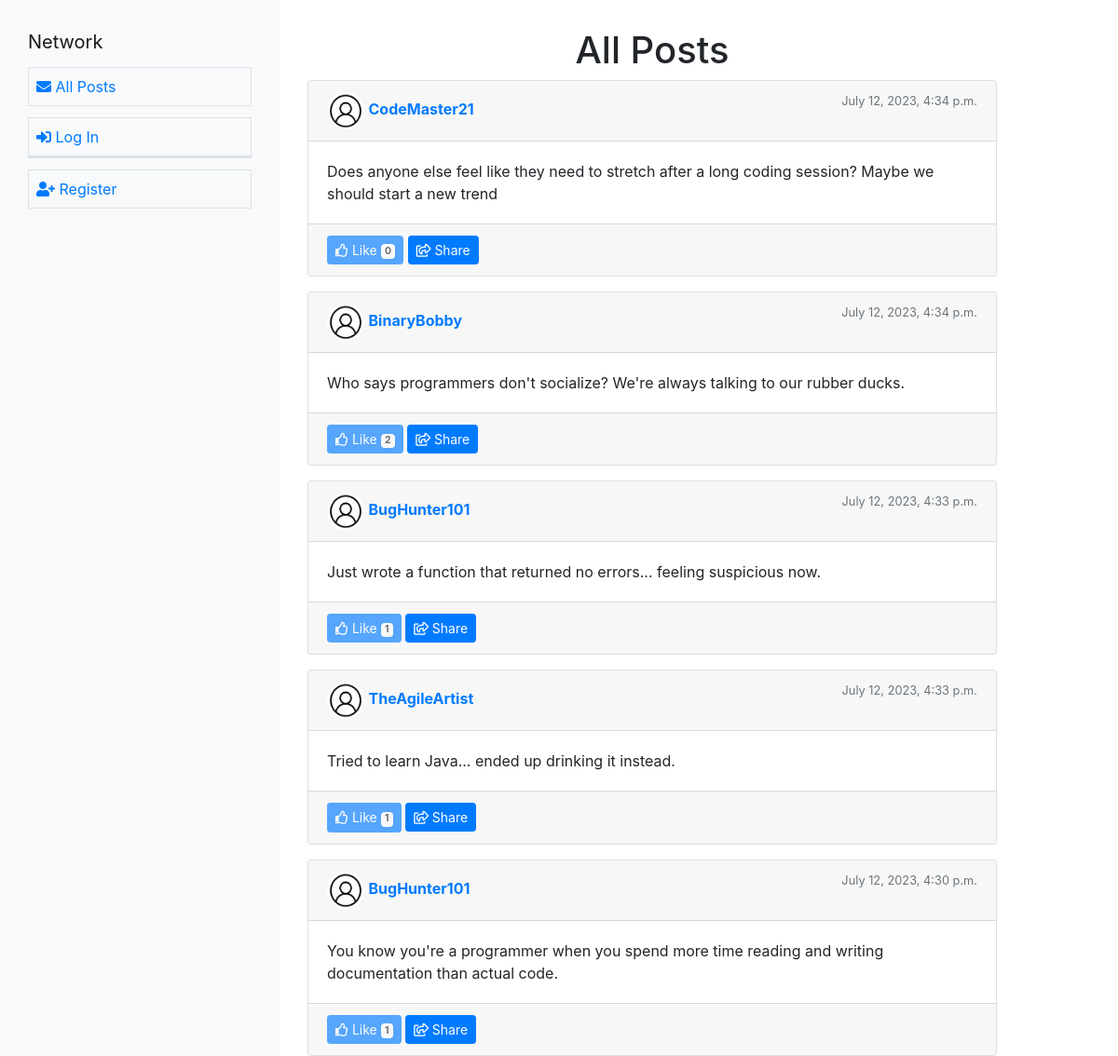
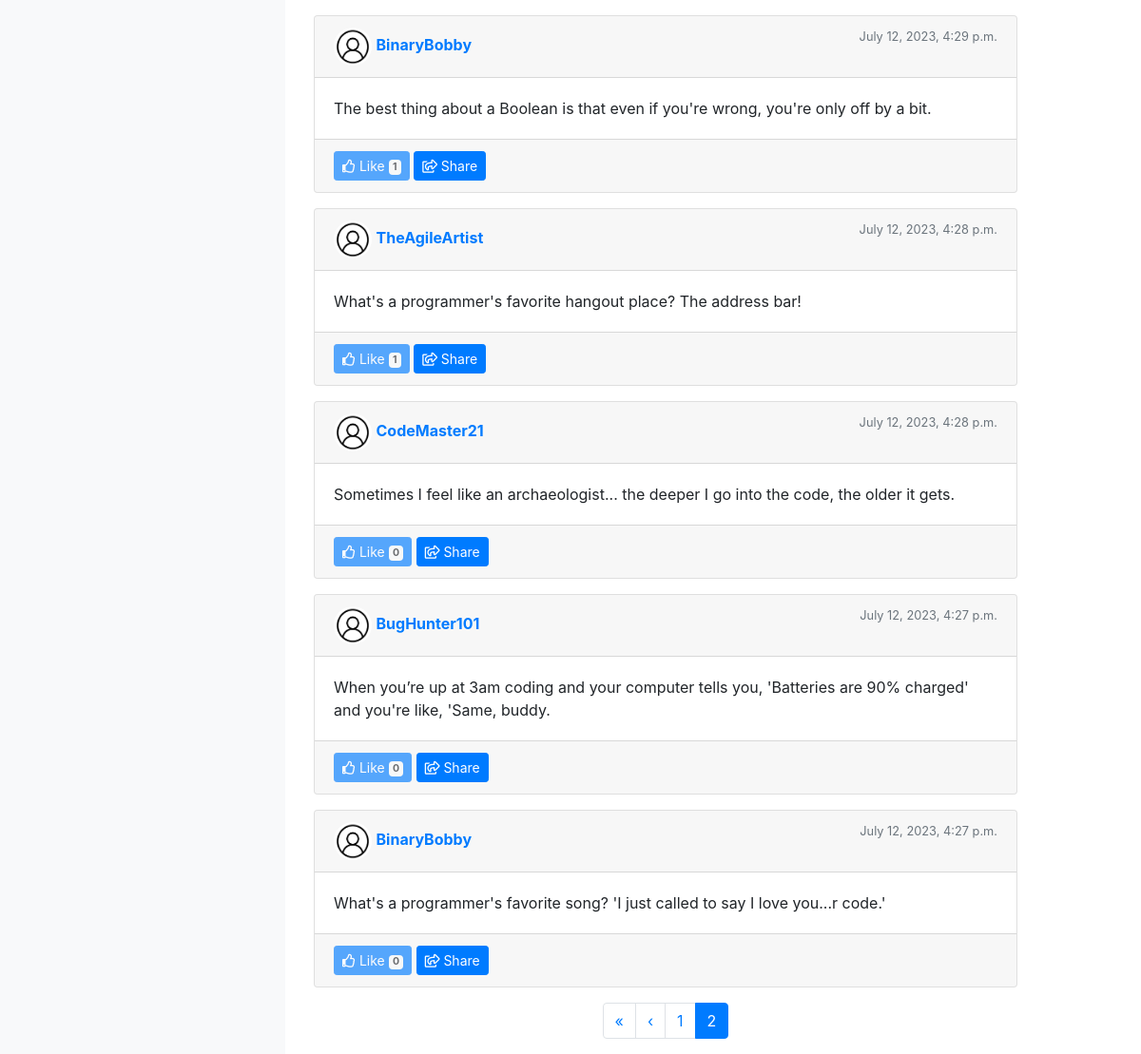
Screenshot of /?page=2 with the database file from the repository (2 pictures, top to bottom).
### network/models.py (models this page shows, shortened)
class Post(models.Model):
    user = models.ForeignKey(User, on_delete=models.CASCADE)
    content = models.TextField()
    like_count = models.PositiveIntegerField(default=0)
    date = models.DateTimeField(auto_now_add=True)

class User(AbstractUser):
    pass

### network/views.py (the view)
# urls.py: path("", views.index, name="index"),
def index(request):
    posts = Post.objects.all().order_by('-date')
    for p in posts:
        if request.user.is_authenticated:
            p.is_liked = Like.objects.filter(liked_post=p, user=request.user).exists()
        else:
            p.is_liked = False
    posts_per_page = 10
    paginator = Paginator(posts, posts_per_page)
    page_number = request.GET.get('page')  # Get the current page number from the request's query parameters
    page_obj = paginator.get_page(page_number)  # Get the Page object for the current page number
    context = {'page_obj': page_obj}
    return render(request, "network/index.html", context)

### network/templates/network/index.html (shortened to what this page needs)
{% extends "network/layout.html" %}
{% block body %}
<div class="container main">
  <h1 class="text-center">All Posts</h1>
  <div class="row">
    {% for post in page_obj%}
    <div class="col-12 mb-3">
      <div class="card">
        <div class="card-header d-flex justify-content-between">
          <a href="{% url 'profile' post.user.username %}">
            <div>
              <img
                alt="Profile Picture" class="rounded-circle" style="width: 40px; height: 40px;">
              <strong>{{post.user}}</strong>
            </div>
          </a>
          <small class="text-muted">{{ post.date }}</small>
        </div>
        <div class="card-body" id="body_{{post.id}}">
          <p class="card-text">{{post.content}}</p>
        </div>
        <div class="card-footer">
          {% if user.is_authenticated%}
          <button type="button" id="likeButton_{{post.pk}}" class="btn btn-primary btn-sm like_btn"
            data-postid="{{post.pk}}" data-likecount="{{post.like_count}}">
            <i class="far fa-thumbs-up"></i> {% if post.is_liked%} Unlike {% else %} Like{% endif %}
            <span class="badge badge-light">{{post.like_count}}</span>
          </button>
          {% else %}
          <button type="button" id="likeButton_{{post.pk}}" class="btn btn-primary btn-sm like_btn disabled" disabled
            data-postid="{{post.pk}}" data-likecount="{{post.like_count}}">
            <i class="far fa-thumbs-up"></i> {% if post.is_liked%} Unlike {% else %} Like{% endif %}
            <span class="badge badge-light">{{post.like_count}}</span>
          </button>
          {% endif %}
          <button type="button" class="btn btn-primary btn-sm"><i class="far fa-share-square"></i> Share</button>
        </div>
      </div>
    </div>
    {% endfor %}
    <div class="pagination-container">
      <nav aria-label="Page navigation example">
        <ul class="pagination">
          {% if page_obj.has_previous %}
          <li class="page-item">
            <a class="page-link" href="?page=1" aria-label="First">
              <span aria-hidden="true">&laquo;</span>
            </a>
          </li>
          <li class="page-item">
            <a class="page-link" href="?page={{ page_obj.previous_page_number }}" aria-label="Previous">
              <span aria-hidden="true">&lsaquo;</span>
            </a>
          </li>
          {% endif %}
          {% if page_obj.object_list %}
          {% for num in page_obj.paginator.page_range %}
          <li class="page-item {% if page_obj.number == num %}active{% endif %}">
            <a class="page-link" href="?page={{ num }}">{{ num }}</a>
          </li>
          {% endfor %}
          {% endif %}
        </ul>
      </nav>
    </div>
  </div>
</div>
</div>
{% endblock %}

### network/static/network/styles.css (style rules this page uses)
.main { padding-top: 30px; }
.pagination-container { display: flex; width: 100%; justify-content: center; align-items: center; }
.disabled { cursor: not-allowed!important; }

### rows the page displays
Post: user "CodeMaster21", date "July 12, 2023, 4:34 p.m.", content "Does anyone else feel like they need to stretch after a long coding session? Maybe we should start a new trend", shows "Like", like_count "0"
Post: user "BinaryBobby", date "July 12, 2023, 4:34 p.m.", content "Who says programmers don't socialize? We're always talking to our rubber ducks.", shows "Like", like_count "2"
Post: user "BugHunter101", date "July 12, 2023, 4:33 p.m.", content "Just wrote a function that returned no errors... feeling suspicious now.", shows "Like", like_count "1"
Post: user "TheAgileArtist", date "July 12, 2023, 4:33 p.m.", content "Tried to learn Java... ended up drinking it instead.", shows "Like", like_count "1"
Post: user "BugHunter101", date "July 12, 2023, 4:30 p.m.", content "You know you're a programmer when you spend more time reading and writing documentation than actual code.", shows "Like", like_count "1"
Post: user "BinaryBobby", date "July 12, 2023, 4:29 p.m.", content "The best thing about a Boolean is that even if you're wrong, you're only off by a bit.", shows "Like", like_count "1"
Post: user "TheAgileArtist", date "July 12, 2023, 4:28 p.m.", content "What's a programmer's favorite hangout place? The address bar!", shows "Like", like_count "1"
Post: user "CodeMaster21", date "July 12, 2023, 4:28 p.m.", content "Sometimes I feel like an archaeologist... the deeper I go into the code, the older it gets.", shows "Like", like_count "0"
Post: user "BugHunter101", date "July 12, 2023, 4:27 p.m.", content "When you’re up at 3am coding and your computer tells you, 'Batteries are 90% charged' and you're like, 'Same, buddy.", shows "Like", like_count "0"
Post: user "BinaryBobby", date "July 12, 2023, 4:27 p.m.", content "What's a programmer's favorite song? 'I just called to say I love you...r code.'", shows "Like", like_count "0"

### other values shown
{{ num }} "1" "2"
